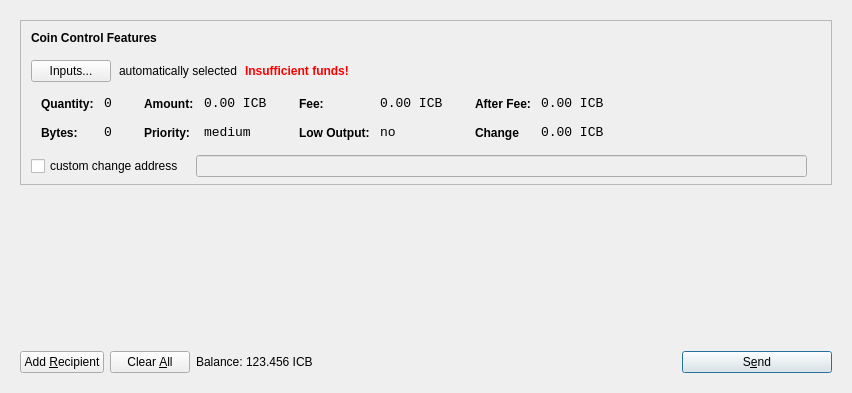
<?xml version="1.0" encoding="UTF-8"?>
<ui version="4.0">
 <class>SendCoinsDialog</class>
 <widget class="QDialog" name="SendCoinsDialog">
  <property name="geometry">
   <rect>
    <x>0</x>
    <y>0</y>
    <width>849</width>
    <height>393</height>
   </rect>
  </property>
  <property name="windowTitle">
   <string>Send Coins</string>
  </property>
  <layout class="QVBoxLayout" name="verticalLayout">
   <item>
    <widget class="QFrame" name="frameMain">
     <layout class="QVBoxLayout" name="verticalLayout_3">
      <item>
       <widget class="QFrame" name="frameCoinControl">
        <property name="sizePolicy">
         <sizepolicy hsizetype="Expanding" vsizetype="Expanding">
          <horstretch>0</horstretch>
          <verstretch>0</verstretch>
         </sizepolicy>
        </property>
        <property name="maximumSize">
         <size>
          <width>16777215</width>
          <height>16777215</height>
         </size>
        </property>
        <property name="frameShape">
         <enum>QFrame::StyledPanel</enum>
        </property>
        <property name="frameShadow">
         <enum>QFrame::Sunken</enum>
        </property>
        <layout class="QVBoxLayout" name="verticalLayoutCoinControl2">
         <property name="spacing">
          <number>6</number>
         </property>
         <property name="leftMargin">
          <number>0</number>
         </property>
         <property name="topMargin">
          <number>0</number>
         </property>
         <property name="rightMargin">
          <number>0</number>
         </property>
         <property name="bottomMargin">
          <number>6</number>
         </property>
         <item>
          <layout class="QVBoxLayout" name="verticalLayoutCoinControl" stretch="0,0,0,0,1">
           <property name="spacing">
            <number>0</number>
           </property>
           <property name="leftMargin">
            <number>10</number>
           </property>
           <property name="topMargin">
            <number>10</number>
           </property>
           <item>
            <layout class="QHBoxLayout" name="horizontalLayoutCoinControl1">
             <property name="bottomMargin">
              <number>15</number>
             </property>
             <item>
              <widget class="QLabel" name="labelCoinControlFeatures">
               <property name="sizePolicy">
                <sizepolicy hsizetype="Preferred" vsizetype="Maximum">
                 <horstretch>0</horstretch>
                 <verstretch>0</verstretch>
                </sizepolicy>
               </property>
               <property name="font">
                <font>
                 <weight>75</weight>
                 <bold>true</bold>
                </font>
               </property>
               <property name="styleSheet">
                <string notr="true">font-weight:bold;</string>
               </property>
               <property name="text">
                <string>Coin Control Features</string>
               </property>
              </widget>
             </item>
            </layout>
           </item>
           <item>
            <layout class="QHBoxLayout" name="horizontalLayoutCoinControl2" stretch="0,0,0,0">
             <property name="spacing">
              <number>8</number>
             </property>
             <property name="bottomMargin">
              <number>10</number>
             </property>
             <item>
              <widget class="QPushButton" name="pushButtonCoinControl">
               <property name="styleSheet">
                <string notr="true"/>
               </property>
               <property name="text">
                <string>Inputs...</string>
               </property>
              </widget>
             </item>
             <item>
              <widget class="QLabel" name="labelCoinControlAutomaticallySelected">
               <property name="text">
                <string>automatically selected</string>
               </property>
               <property name="margin">
                <number>5</number>
               </property>
              </widget>
             </item>
             <item>
              <widget class="QLabel" name="labelCoinControlInsuffFunds">
               <property name="font">
                <font>
                 <weight>75</weight>
                 <bold>true</bold>
                </font>
               </property>
               <property name="styleSheet">
                <string notr="true">color:red;font-weight:bold;</string>
               </property>
               <property name="text">
                <string>Insufficient funds!</string>
               </property>
               <property name="margin">
                <number>5</number>
               </property>
              </widget>
             </item>
             <item>
              <spacer name="horizontalSpacerCoinControl">
               <property name="orientation">
                <enum>Qt::Horizontal</enum>
               </property>
               <property name="sizeHint" stdset="0">
                <size>
                 <width>40</width>
                 <height>1</height>
                </size>
               </property>
              </spacer>
             </item>
            </layout>
           </item>
           <item>
            <widget class="QWidget" name="widgetCoinControl" native="true">
             <property name="sizePolicy">
              <sizepolicy hsizetype="Preferred" vsizetype="Preferred">
               <horstretch>0</horstretch>
               <verstretch>0</verstretch>
              </sizepolicy>
             </property>
             <property name="minimumSize">
              <size>
               <width>0</width>
               <height>0</height>
              </size>
             </property>
             <property name="styleSheet">
              <string notr="true"/>
             </property>
             <layout class="QHBoxLayout" name="horizontalLayoutCoinControl5">
              <property name="leftMargin">
               <number>0</number>
              </property>
              <property name="topMargin">
               <number>0</number>
              </property>
              <property name="rightMargin">
               <number>0</number>
              </property>
              <property name="bottomMargin">
               <number>0</number>
              </property>
              <item>
               <layout class="QHBoxLayout" name="horizontalLayoutCoinControl3" stretch="0,0,0,1">
                <property name="spacing">
                 <number>20</number>
                </property>
                <property name="topMargin">
                 <number>0</number>
                </property>
                <property name="bottomMargin">
                 <number>10</number>
                </property>
                <item>
                 <layout class="QFormLayout" name="formLayoutCoinControl1">
                  <property name="horizontalSpacing">
                   <number>10</number>
                  </property>
                  <property name="verticalSpacing">
                   <number>14</number>
                  </property>
                  <property name="leftMargin">
                   <number>10</number>
                  </property>
                  <property name="topMargin">
                   <number>4</number>
                  </property>
                  <property name="rightMargin">
                   <number>6</number>
                  </property>
                  <item row="0" column="0">
                   <widget class="QLabel" name="labelCoinControlQuantityText">
                    <property name="styleSheet">
                     <string notr="true">font-weight:bold;</string>
                    </property>
                    <property name="text">
                     <string>Quantity:</string>
                    </property>
                    <property name="margin">
                     <number>0</number>
                    </property>
                   </widget>
                  </item>
                  <item row="0" column="1">
                   <widget class="QLabel" name="labelCoinControlQuantity">
                    <property name="font">
                     <font>
                      <family>Monospace</family>
                      <pointsize>10</pointsize>
                     </font>
                    </property>
                    <property name="cursor">
                     <cursorShape>IBeamCursor</cursorShape>
                    </property>
                    <property name="contextMenuPolicy">
                     <enum>Qt::ActionsContextMenu</enum>
                    </property>
                    <property name="text">
                     <string>0</string>
                    </property>
                    <property name="margin">
                     <number>0</number>
                    </property>
                    <property name="textInteractionFlags">
                     <set>Qt::LinksAccessibleByMouse|Qt::TextSelectableByKeyboard|Qt::TextSelectableByMouse</set>
                    </property>
                   </widget>
                  </item>
                  <item row="1" column="0">
                   <widget class="QLabel" name="labelCoinControlBytesText">
                    <property name="styleSheet">
                     <string notr="true">font-weight:bold;</string>
                    </property>
                    <property name="text">
                     <string>Bytes:</string>
                    </property>
                   </widget>
                  </item>
                  <item row="1" column="1">
                   <widget class="QLabel" name="labelCoinControlBytes">
                    <property name="font">
                     <font>
                      <family>Monospace</family>
                      <pointsize>10</pointsize>
                     </font>
                    </property>
                    <property name="cursor">
                     <cursorShape>IBeamCursor</cursorShape>
                    </property>
                    <property name="contextMenuPolicy">
                     <enum>Qt::ActionsContextMenu</enum>
                    </property>
                    <property name="text">
                     <string>0</string>
                    </property>
                    <property name="textInteractionFlags">
                     <set>Qt::LinksAccessibleByMouse|Qt::TextSelectableByKeyboard|Qt::TextSelectableByMouse</set>
                    </property>
                   </widget>
                  </item>
                 </layout>
                </item>
                <item>
                 <layout class="QFormLayout" name="formLayoutCoinControl2">
                  <property name="horizontalSpacing">
                   <number>10</number>
                  </property>
                  <property name="verticalSpacing">
                   <number>14</number>
                  </property>
                  <property name="leftMargin">
                   <number>6</number>
                  </property>
                  <property name="topMargin">
                   <number>4</number>
                  </property>
                  <property name="rightMargin">
                   <number>6</number>
                  </property>
                  <item row="0" column="0">
                   <widget class="QLabel" name="labelCoinControlAmountText">
                    <property name="styleSheet">
                     <string notr="true">font-weight:bold;</string>
                    </property>
                    <property name="text">
                     <string>Amount:</string>
                    </property>
                    <property name="margin">
                     <number>0</number>
                    </property>
                   </widget>
                  </item>
                  <item row="0" column="1">
                   <widget class="QLabel" name="labelCoinControlAmount">
                    <property name="font">
                     <font>
                      <family>Monospace</family>
                      <pointsize>10</pointsize>
                     </font>
                    </property>
                    <property name="cursor">
                     <cursorShape>IBeamCursor</cursorShape>
                    </property>
                    <property name="contextMenuPolicy">
                     <enum>Qt::ActionsContextMenu</enum>
                    </property>
                    <property name="text">
                     <string>0.00 ICB</string>
                    </property>
                    <property name="textInteractionFlags">
                     <set>Qt::LinksAccessibleByMouse|Qt::TextSelectableByKeyboard|Qt::TextSelectableByMouse</set>
                    </property>
                   </widget>
                  </item>
                  <item row="1" column="0">
                   <widget class="QLabel" name="labelCoinControlPriorityText">
                    <property name="styleSheet">
                     <string notr="true">font-weight:bold;</string>
                    </property>
                    <property name="text">
                     <string>Priority:</string>
                    </property>
                   </widget>
                  </item>
                  <item row="1" column="1">
                   <widget class="QLabel" name="labelCoinControlPriority">
                    <property name="font">
                     <font>
                      <family>Monospace</family>
                      <pointsize>10</pointsize>
                     </font>
                    </property>
                    <property name="cursor">
                     <cursorShape>IBeamCursor</cursorShape>
                    </property>
                    <property name="contextMenuPolicy">
                     <enum>Qt::ActionsContextMenu</enum>
                    </property>
                    <property name="text">
                     <string>medium</string>
                    </property>
                    <property name="textInteractionFlags">
                     <set>Qt::LinksAccessibleByMouse|Qt::TextSelectableByKeyboard|Qt::TextSelectableByMouse</set>
                    </property>
                   </widget>
                  </item>
                 </layout>
                </item>
                <item>
                 <layout class="QFormLayout" name="formLayoutCoinControl3">
                  <property name="horizontalSpacing">
                   <number>10</number>
                  </property>
                  <property name="verticalSpacing">
                   <number>14</number>
                  </property>
                  <property name="leftMargin">
                   <number>6</number>
                  </property>
                  <property name="topMargin">
                   <number>4</number>
                  </property>
                  <property name="rightMargin">
                   <number>6</number>
                  </property>
                  <item row="0" column="0">
                   <widget class="QLabel" name="labelCoinControlFeeText">
                    <property name="styleSheet">
                     <string notr="true">font-weight:bold;</string>
                    </property>
                    <property name="text">
                     <string>Fee:</string>
                    </property>
                    <property name="margin">
                     <number>0</number>
                    </property>
                   </widget>
                  </item>
                  <item row="0" column="1">
                   <widget class="QLabel" name="labelCoinControlFee">
                    <property name="font">
                     <font>
                      <family>Monospace</family>
                      <pointsize>10</pointsize>
                     </font>
                    </property>
                    <property name="cursor">
                     <cursorShape>IBeamCursor</cursorShape>
                    </property>
                    <property name="contextMenuPolicy">
                     <enum>Qt::ActionsContextMenu</enum>
                    </property>
                    <property name="text">
                     <string>0.00 ICB</string>
                    </property>
                    <property name="textInteractionFlags">
                     <set>Qt::LinksAccessibleByMouse|Qt::TextSelectableByKeyboard|Qt::TextSelectableByMouse</set>
                    </property>
                   </widget>
                  </item>
                  <item row="1" column="0">
                   <widget class="QLabel" name="labelCoinControlLowOutputText">
                    <property name="styleSheet">
                     <string notr="true">font-weight:bold;</string>
                    </property>
                    <property name="text">
                     <string>Low Output:</string>
                    </property>
                   </widget>
                  </item>
                  <item row="1" column="1">
                   <widget class="QLabel" name="labelCoinControlLowOutput">
                    <property name="font">
                     <font>
                      <family>Monospace</family>
                      <pointsize>10</pointsize>
                     </font>
                    </property>
                    <property name="cursor">
                     <cursorShape>IBeamCursor</cursorShape>
                    </property>
                    <property name="contextMenuPolicy">
                     <enum>Qt::ActionsContextMenu</enum>
                    </property>
                    <property name="text">
                     <string>no</string>
                    </property>
                    <property name="textInteractionFlags">
                     <set>Qt::LinksAccessibleByMouse|Qt::TextSelectableByKeyboard|Qt::TextSelectableByMouse</set>
                    </property>
                   </widget>
                  </item>
                 </layout>
                </item>
                <item>
                 <layout class="QFormLayout" name="formLayoutCoinControl4">
                  <property name="horizontalSpacing">
                   <number>10</number>
                  </property>
                  <property name="verticalSpacing">
                   <number>14</number>
                  </property>
                  <property name="leftMargin">
                   <number>6</number>
                  </property>
                  <property name="topMargin">
                   <number>4</number>
                  </property>
                  <property name="rightMargin">
                   <number>6</number>
                  </property>
                  <item row="0" column="0">
                   <widget class="QLabel" name="labelCoinControlAfterFeeText">
                    <property name="styleSheet">
                     <string notr="true">font-weight:bold;</string>
                    </property>
                    <property name="text">
                     <string>After Fee:</string>
                    </property>
                    <property name="margin">
                     <number>0</number>
                    </property>
                   </widget>
                  </item>
                  <item row="0" column="1">
                   <widget class="QLabel" name="labelCoinControlAfterFee">
                    <property name="font">
                     <font>
                      <family>Monospace</family>
                      <pointsize>10</pointsize>
                     </font>
                    </property>
                    <property name="cursor">
                     <cursorShape>IBeamCursor</cursorShape>
                    </property>
                    <property name="contextMenuPolicy">
                     <enum>Qt::ActionsContextMenu</enum>
                    </property>
                    <property name="text">
                     <string>0.00 ICB</string>
                    </property>
                    <property name="textInteractionFlags">
                     <set>Qt::LinksAccessibleByMouse|Qt::TextSelectableByKeyboard|Qt::TextSelectableByMouse</set>
                    </property>
                   </widget>
                  </item>
                  <item row="1" column="0">
                   <widget class="QLabel" name="labelCoinControlChangeText">
                    <property name="styleSheet">
                     <string notr="true">font-weight:bold;</string>
                    </property>
                    <property name="text">
                     <string>Change</string>
                    </property>
                   </widget>
                  </item>
                  <item row="1" column="1">
                   <widget class="QLabel" name="labelCoinControlChange">
                    <property name="font">
                     <font>
                      <family>Monospace</family>
                      <pointsize>10</pointsize>
                     </font>
                    </property>
                    <property name="cursor">
                     <cursorShape>IBeamCursor</cursorShape>
                    </property>
                    <property name="contextMenuPolicy">
                     <enum>Qt::ActionsContextMenu</enum>
                    </property>
                    <property name="text">
                     <string>0.00 ICB</string>
                    </property>
                    <property name="textInteractionFlags">
                     <set>Qt::LinksAccessibleByMouse|Qt::TextSelectableByKeyboard|Qt::TextSelectableByMouse</set>
                    </property>
                   </widget>
                  </item>
                 </layout>
                </item>
               </layout>
              </item>
             </layout>
            </widget>
           </item>
           <item>
            <layout class="QHBoxLayout" name="horizontalLayoutCoinControl4" stretch="0,0,0">
             <property name="spacing">
              <number>12</number>
             </property>
             <property name="sizeConstraint">
              <enum>QLayout::SetDefaultConstraint</enum>
             </property>
             <property name="topMargin">
              <number>5</number>
             </property>
             <property name="rightMargin">
              <number>5</number>
             </property>
             <item>
              <widget class="QCheckBox" name="checkBoxCoinControlChange">
               <property name="text">
                <string>custom change address</string>
               </property>
              </widget>
             </item>
             <item>
              <widget class="QLineEdit" name="lineEditCoinControlChange">
               <property name="enabled">
                <bool>false</bool>
               </property>
               <property name="sizePolicy">
                <sizepolicy hsizetype="Expanding" vsizetype="Fixed">
                 <horstretch>0</horstretch>
                 <verstretch>0</verstretch>
                </sizepolicy>
               </property>
              </widget>
             </item>
             <item>
              <widget class="QLabel" name="labelCoinControlChangeLabel">
               <property name="sizePolicy">
                <sizepolicy hsizetype="Preferred" vsizetype="Expanding">
                 <horstretch>0</horstretch>
                 <verstretch>0</verstretch>
                </sizepolicy>
               </property>
               <property name="minimumSize">
                <size>
                 <width>0</width>
                 <height>0</height>
                </size>
               </property>
               <property name="text">
                <string/>
               </property>
               <property name="margin">
                <number>3</number>
               </property>
              </widget>
             </item>
            </layout>
           </item>
           <item>
            <spacer name="verticalSpacerCoinControl">
             <property name="orientation">
              <enum>Qt::Vertical</enum>
             </property>
             <property name="sizeHint" stdset="0">
              <size>
               <width>800</width>
               <height>1</height>
              </size>
             </property>
            </spacer>
           </item>
          </layout>
         </item>
        </layout>
       </widget>
      </item>
      <item>
       <widget class="QScrollArea" name="scrollArea">
        <property name="frameShape">
         <enum>QFrame::NoFrame</enum>
        </property>
        <property name="widgetResizable">
         <bool>true</bool>
        </property>
        <widget class="QWidget" name="scrollAreaWidgetContents">
         <property name="geometry">
          <rect>
           <x>0</x>
           <y>0</y>
           <width>813</width>
           <height>148</height>
          </rect>
         </property>
         <layout class="QVBoxLayout" name="verticalLayout_2">
          <property name="leftMargin">
           <number>0</number>
          </property>
          <property name="topMargin">
           <number>0</number>
          </property>
          <property name="rightMargin">
           <number>0</number>
          </property>
          <property name="bottomMargin">
           <number>0</number>
          </property>
          <item>
           <layout class="QVBoxLayout" name="entries">
            <property name="spacing">
             <number>6</number>
            </property>
           </layout>
          </item>
          <item>
           <spacer name="verticalSpacer">
            <property name="orientation">
             <enum>Qt::Vertical</enum>
            </property>
            <property name="sizeHint" stdset="0">
             <size>
              <width>20</width>
              <height>40</height>
             </size>
            </property>
           </spacer>
          </item>
         </layout>
        </widget>
       </widget>
      </item>
      <item>
       <layout class="QHBoxLayout" name="horizontalLayout">
        <item>
         <widget class="QPushButton" name="addButton">
          <property name="toolTip">
           <string>Send to multiple recipients at once</string>
          </property>
          <property name="text">
           <string>Add &amp;Recipient</string>
          </property>
          <property name="icon">
           <iconset resource="../icebergcoin.qrc">
            <normaloff>:/icons/add</normaloff>:/icons/add</iconset>
          </property>
          <property name="autoDefault">
           <bool>false</bool>
          </property>
         </widget>
        </item>
        <item>
         <widget class="QPushButton" name="clearButton">
          <property name="sizePolicy">
           <sizepolicy hsizetype="Minimum" vsizetype="Fixed">
            <horstretch>0</horstretch>
            <verstretch>0</verstretch>
           </sizepolicy>
          </property>
          <property name="toolTip">
           <string>Remove all transaction fields</string>
          </property>
          <property name="text">
           <string>Clear &amp;All</string>
          </property>
          <property name="icon">
           <iconset resource="../icebergcoin.qrc">
            <normaloff>:/icons/remove</normaloff>:/icons/remove</iconset>
          </property>
          <property name="autoRepeatDelay">
           <number>300</number>
          </property>
          <property name="autoDefault">
           <bool>false</bool>
          </property>
         </widget>
        </item>
        <item>
         <layout class="QHBoxLayout" name="horizontalLayout_2">
          <property name="spacing">
           <number>3</number>
          </property>
          <item>
           <widget class="QLabel" name="label">
            <property name="sizePolicy">
             <sizepolicy hsizetype="Preferred" vsizetype="Fixed">
              <horstretch>0</horstretch>
              <verstretch>0</verstretch>
             </sizepolicy>
            </property>
            <property name="text">
             <string>Balance:</string>
            </property>
           </widget>
          </item>
          <item>
           <widget class="QLabel" name="labelBalance">
            <property name="sizePolicy">
             <sizepolicy hsizetype="Preferred" vsizetype="Fixed">
              <horstretch>0</horstretch>
              <verstretch>0</verstretch>
             </sizepolicy>
            </property>
            <property name="cursor">
             <cursorShape>IBeamCursor</cursorShape>
            </property>
            <property name="text">
             <string>123.456 ICB</string>
            </property>
            <property name="textInteractionFlags">
             <set>Qt::LinksAccessibleByMouse|Qt::TextSelectableByKeyboard|Qt::TextSelectableByMouse</set>
            </property>
           </widget>
          </item>
         </layout>
        </item>
        <item>
         <spacer name="horizontalSpacer">
          <property name="orientation">
           <enum>Qt::Horizontal</enum>
          </property>
          <property name="sizeHint" stdset="0">
           <size>
            <width>40</width>
            <height>20</height>
           </size>
          </property>
         </spacer>
        </item>
        <item>
         <widget class="QPushButton" name="sendButton">
          <property name="minimumSize">
           <size>
            <width>150</width>
            <height>0</height>
           </size>
          </property>
          <property name="toolTip">
           <string>Confirm the send action</string>
          </property>
          <property name="text">
           <string>S&amp;end</string>
          </property>
          <property name="icon">
           <iconset resource="../icebergcoin.qrc">
            <normaloff>:/icons/send</normaloff>:/icons/send</iconset>
          </property>
          <property name="default">
           <bool>true</bool>
          </property>
         </widget>
        </item>
       </layout>
      </item>
     </layout>
     <zorder>scrollArea</zorder>
     <zorder>frameCoinControl</zorder>
     <zorder></zorder>
    </widget>
   </item>
  </layout>
 </widget>
 <resources>
  <include location="../icebergcoin.qrc"/>
 </resources>
 <connections/>
</ui>
